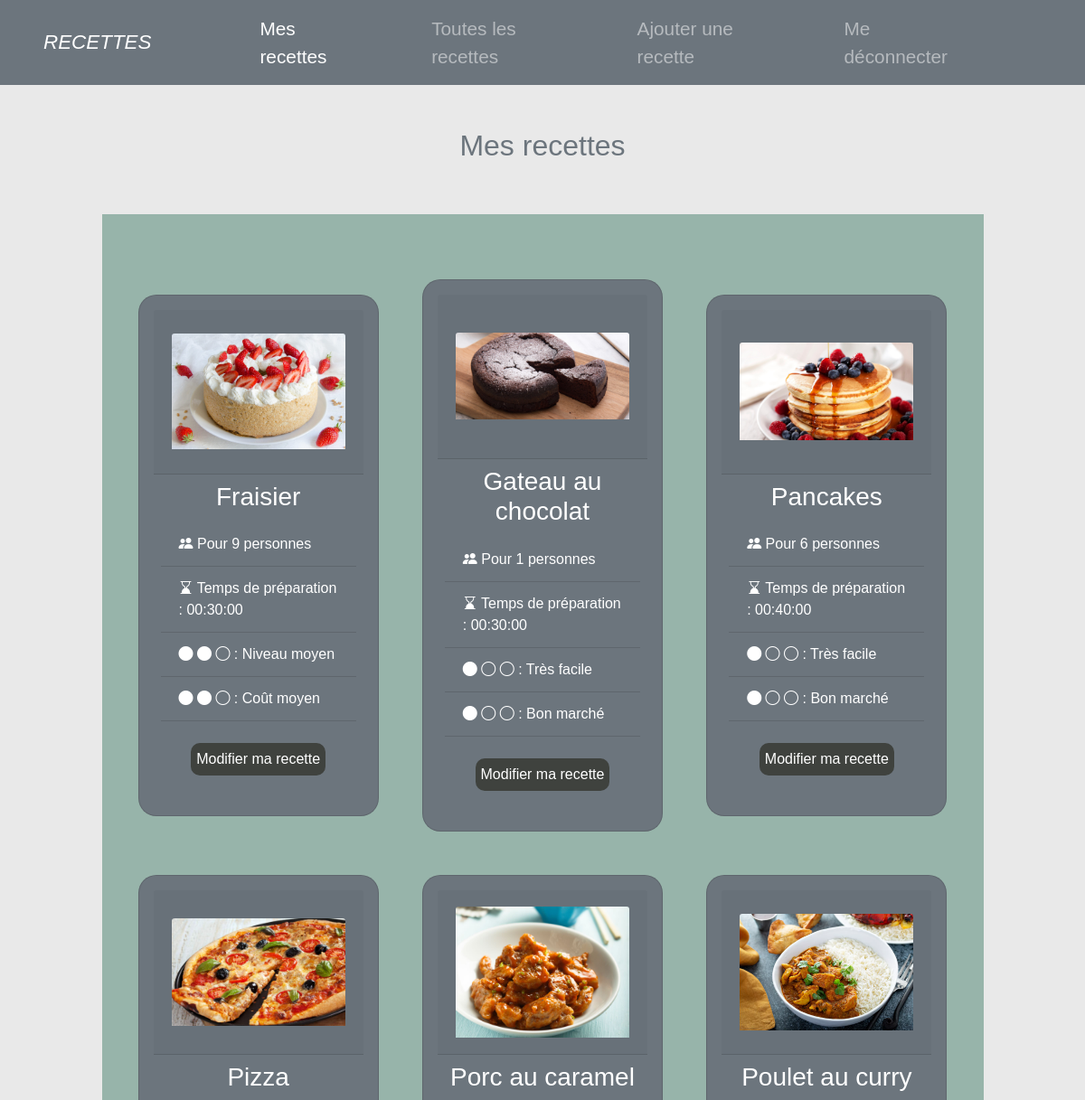
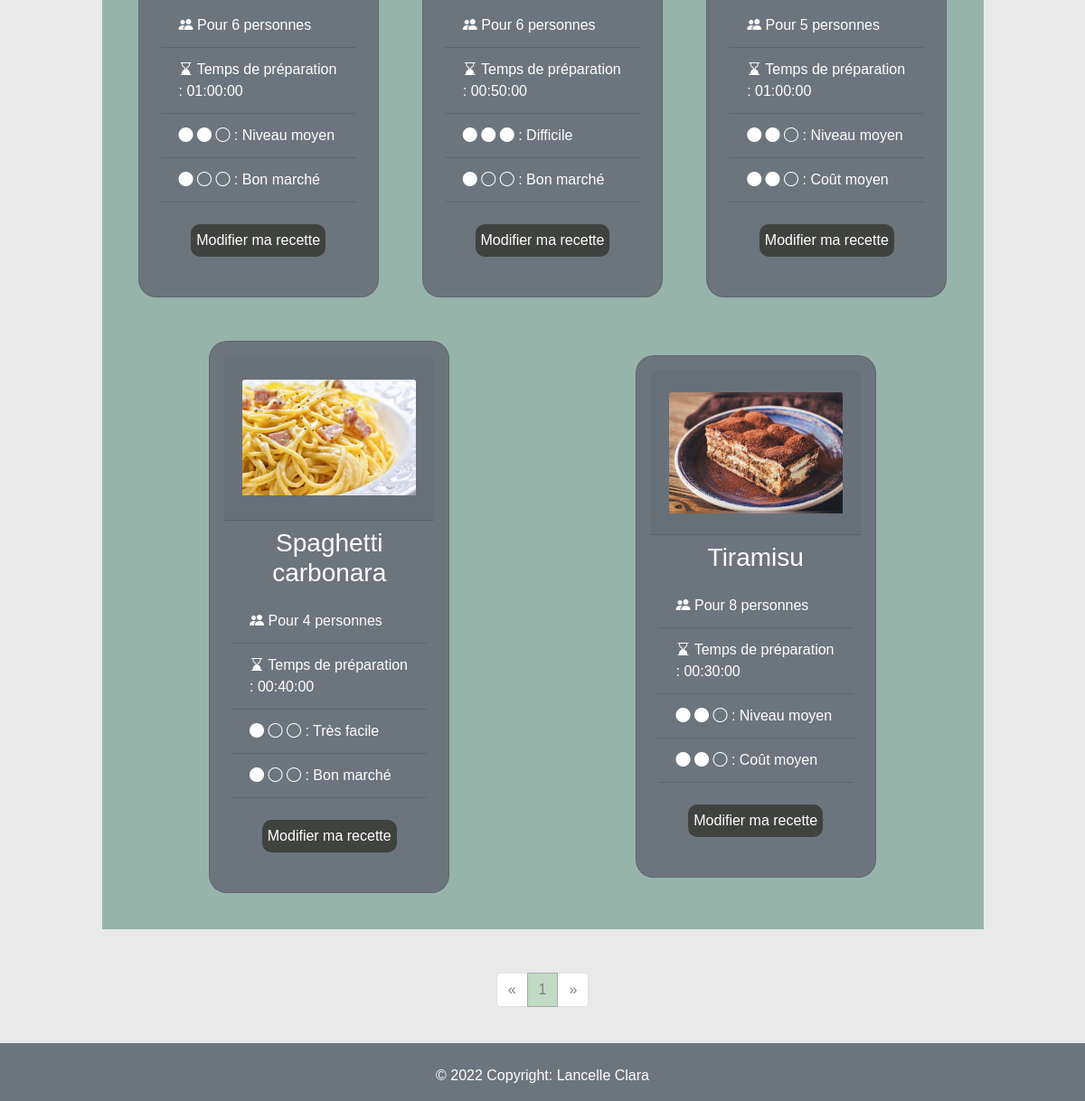
The page /my_recipes.php (signed in) on the database its author committed (2 pictures, top to bottom).
### tables this page shows
CREATE TABLE IF NOT EXISTS `picture` (
  `picture_id` int(11) NOT NULL AUTO_INCREMENT,
  `recipe_id` int(11) NOT NULL,
  `name` varchar(255) NOT NULL,
  PRIMARY KEY (`picture_id`),
  UNIQUE KEY `link` (`name`),
  KEY `recipe_id` (`recipe_id`)
);

CREATE TABLE IF NOT EXISTS `recipe` (
  `recipe_id` int(11) NOT NULL AUTO_INCREMENT,
  `recipe_title` varchar(100) NOT NULL,
  `guest_number` int(11) NOT NULL,
  `setup_time` time NOT NULL,
  `level` varchar(50) NOT NULL,
  `price` varchar(50) NOT NULL,
  `author_id` int(11) NOT NULL,
  PRIMARY KEY (`recipe_id`),
  KEY `author_id` (`author_id`)
);

### includes/function_my_recipes.php (called while the page is built, shortened)
<?php
function getRecipes($session_id, $current_page){
    try {
        $dbco = getConnexion();
        $sql = $dbco->prepare("
            SELECT COUNT(recipe_id) AS count
            FROM recipe
            WHERE author_id = :author_id");
        $sql -> bindParam(':author_id', $session_id);
        $sql->execute();
        $recipe_nb = $sql->fetch();
        $recipes_nb = (int) $recipe_nb['count'];
        if($recipes_nb == 0) {
            $error['empty'] = 'Votre carnet de recettes est vide';
        } else {
            $parPage = 8;
            $pages_nb = ceil($recipes_nb / $parPage);
            $first = ($current_page * $parPage) - $parPage;
            $sth = $dbco->prepare("
                SELECT picture.name, recipe.*
                FROM picture
                INNER JOIN recipe
                ON picture.recipe_id = recipe.recipe_id
                && recipe.author_id = :author_id
                ORDER BY recipe.recipe_title ASC
                LIMIT :first, :parpage
                ");
            $sth -> bindParam(':author_id', $session_id);
            $sth -> bindParam(':first',$first,PDO::PARAM_INT);
            $sth -> bindParam(':parpage',$parPage,PDO::PARAM_INT);
            $sth->execute();
            $recipes = $sth->fetchAll();
        }
    }catch(PDOException $e){
        $error['e'] = $e->getMessage();
    }
    return [
        'recipes'=>$recipes,
        'recipes_nb'=>$recipes_nb,
        'pages_nb'=>$pages_nb,
        'first'=>$first,
    ];
}
?>

### my_recipes.php (the view, shortened to what this page needs)
<?php
if(isset($_GET['page']) && !empty($_GET['page'])){
    $current_page_nb = (int) strip_tags($_GET['page']);
}else{
    $current_page_nb = 1;
}
include "includes/function_my_recipes.php";
    $user_id = $_SESSION['id'];
    $return = getRecipes($user_id, $current_page_nb);
    $pages = $return['pages_nb'];
    $recipes = $return['recipes'];
?>
<!DOCTYPE html>
<html lang="en">
<head >
  <link rel="stylesheet" href="https://cdn.jsdelivr.net/npm/bootstrap-icons@1.8.3/font/bootstrap-icons.css">
  <link
  rel="stylesheet"
  href="https://stackpath.bootstrapcdn.com/bootstrap/4.4.1/css/bootstrap.min.css"
  >
  <link rel="stylesheet" href="http://localhost/TD_RECIPES/includes/style/nav_foot.css">
  <link rel="stylesheet" href="http://localhost/TD_RECIPES/includes/style/s_my_recipes.css">
</head>
<body>
<header >
        <?php include "includes/navbar.php" ?>
    </header>
    <div class="container-fluid justify-content-center col-12 pb-4">
        <div class="col col-12 col-lg-10 justify-self-center m-auto ">
            <h2 class="py-3 py-md-5 text-secondary text-center">Mes recettes</h2>
            <div class="row">
                <?php
                if(isset($return['error'])){
                    foreach($return['error'] as $errors => $error){
                    echo '<h4 class="error">'.$error.'</h4>';
                    }
                }else{
                    echo'<div class="card-group pt-2 pt-md-5 p-3 justify-content-center m-auto">';
                    $i = 0;
                    foreach($recipes as $array => $recipe){
                    ?>
                <div class="col col-md-6 col-12 col-xl-4 justify-self-center justify-content-center p-3 p-md-4 m-auto " >
                    <div class="card bg-secondary justify-content-center m-auto p-3">
                        <div class="card-header m-auto d-flex align-items-center">
                            <?php
                            echo '<img src="http://localhost/TD_RECIPES/Pictures/'.$recipe['name'].'"
                             class="card-img-top" alt="votre image" >';
                        ?>
                        </div>
                        <div class="card-body bg-secondary p-2 p-md-auto">
                        <?php
                            echo '<h3 class="card-title text-center">'.ucfirst($recipe['recipe_title']).'</h3>';
                        ?>
                        <div id="<?php echo 'drop-collapse'.$i;?>" class="collapse d-lg-block ">
                            <?php
                            echo
                            '<ul class="list-group list-group-flush bg-secondary ">
                                <li class="list-group-item bg-secondary"> <i class="bi bi-people-fill"></i> Pour '.$recipe['guest_number'].' personnes</li>
                                <li class="list-group-item bg-secondary"> <i class="bi bi-hourglass-bottom"></i> Temps de préparation : '.$recipe['setup_time'].'</li>
                                <li class="list-group-item bg-secondary">';
                                if($recipe['level']=='faible'){
                                    echo
                                        '<i class="bi bi-circle-fill"></i>
                                        <i class="bi bi-circle"></i>
                                        <i class="bi bi-circle"></i>
                                        : Très facile';
                                }
                                if($recipe['level']=='moyen'){
                                    echo
                                        '<i class="bi bi-circle-fill"></i>
                                        <i class="bi bi-circle-fill"></i>
                                        <i class="bi bi-circle"></i>
                                        : Niveau moyen';
                                }
                                if($recipe['level']=='élevé'){
                                    echo
                                        '<i class="bi bi-circle-fill"></i>
                                        <i class="bi bi-circle-fill"></i>
                                        <i class="bi bi-circle-fill"></i>
                                        : Difficile ';
                                }
                                echo
                                '</li>
                                <li class="list-group-item bg-secondary">';
                                if($recipe['price']=='faible'){
                                    echo
                                        '<i class="bi bi-circle-fill"></i>
                                        <i class="bi bi-circle"></i>
                                        <i class="bi bi-circle"></i>
                                        : Bon marché';
                                }
                                if($recipe['price']=='moyen'){
                                    echo
                                        '<i class="bi bi-circle-fill"></i>
                                        <i class="bi bi-circle-fill"></i>
                                        <i class="bi bi-circle"></i>
                                        : Coût moyen';
                                }
                            ?>
                            </ul>
                            <div class="card-body text-center pt-4 p-m-auto">
                                <form action="http://localhost/TD_RECIPES/edit_recipes.php" method="get" enctype="multipart/form-data">
                                    <button type="submit" class="btn" name="edit_btn" <?php echo 'value="'.$recipe['recipe_id'].'"'; ?> style="background-color: rgb(63, 66, 62); color:white; border-radius:10px; padding: 5px;" > Modifier ma recette </button>
                                </form>
                            </div>
                            <?php $i++;?>
                        </div>
                    </div>
                </div>
            </div>
            <?php } ?>
            <?php } ?>
        </div>
    </div>
    <ul class="pagination justify-content-center pt-5">
            <li class="page-item <?= ($current_page_nb == 1) ? "disabled" : "" ?>">
                <a class="page-link text-secondary" href="my_recipes.php/?page=<?= $current_page_nb - 1 ?>" aria-label="Previous" >
                <span aria-hidden="true">&laquo;</span>
            </a>
            </li>
            <?php for($page = 1; $page <= $pages; $page++): ?>
                <li class="page-item <?= ($current_page_nb == $page) ? "active" : "" ?>">
                    <a href="my_recipes.php/?page=<?= $page ?>" class="page-link"><?= $page ?></a>
                </li>
            <?php endfor ?>
                <li class="page-item <?= ($current_page_nb == $pages) ? "disabled" : "" ?>">
                <a  class="page-link text-secondary" href="my_recipes.php//?page=<?= $current_page_nb + 1 ?>" aria-label="Next">
                <span aria-hidden="true">&raquo;</span>
            </a>
            </li>
        </ul>
    </div>
</div>
<?php include "includes/footer.php" ?>
</body>
</html>

### includes/style/s_my_recipes.css (style rules this page uses)
html { background-color:rgb(233, 233, 233); }
body { margin:0px; font-family: arial; }
.container-fluid { background-color:rgb(233, 233, 233); }
.row { background-color: rgb(151, 180, 170); }
.card { max-width:25rem; color:white; border-radius:20px; }
.card-header { height:182px; }
img.card-img-top { max-height:160px; }
li.page-item.active a.page-link { background-color: rgb(193, 218, 196)!important; border-color: darkgrey!important; color:grey!important; }
a.page-link { color:grey!important; }

### rows shown on the page
picture: name (picture), recipe.recipe_title "Fraisier", recipe.guest_number "9", recipe.setup_time "00:30:00", shows ": Niveau moyen", shows ": Coût moyen"
picture: name (picture), recipe.recipe_title "Gateau au chocolat", recipe.guest_number "1", recipe.setup_time "00:30:00", shows ": Très facile", shows ": Bon marché"
picture: name (picture), recipe.recipe_title "Pancakes", recipe.guest_number "6", recipe.setup_time "00:40:00", shows ": Très facile", shows ": Bon marché"
picture: name (picture), recipe.recipe_title "Pizza", recipe.guest_number "6", recipe.setup_time "01:00:00", shows ": Niveau moyen", shows ": Bon marché"
picture: name (picture), recipe.recipe_title "Porc au caramel", recipe.guest_number "6", recipe.setup_time "00:50:00", shows ": Difficile", shows ": Bon marché"
picture: name (picture), recipe.recipe_title "Poulet au curry", recipe.guest_number "5", recipe.setup_time "01:00:00", shows ": Niveau moyen", shows ": Coût moyen"
picture: name (picture), recipe.recipe_title "Spaghetti carbonara", recipe.guest_number "4", recipe.setup_time "00:40:00", shows ": Très facile", shows ": Bon marché"
picture: name (picture), recipe.recipe_title "Tiramisu", recipe.guest_number "8", recipe.setup_time "00:30:00", shows ": Niveau moyen", shows ": Coût moyen"
